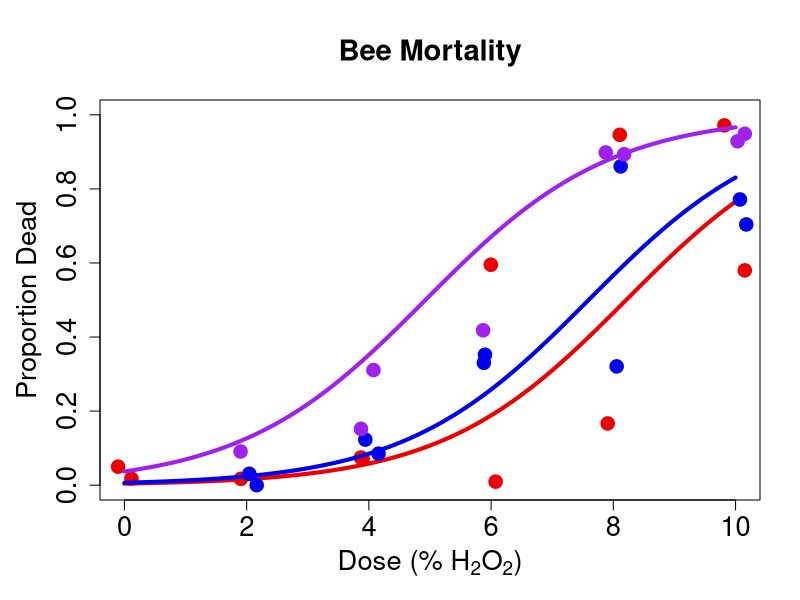
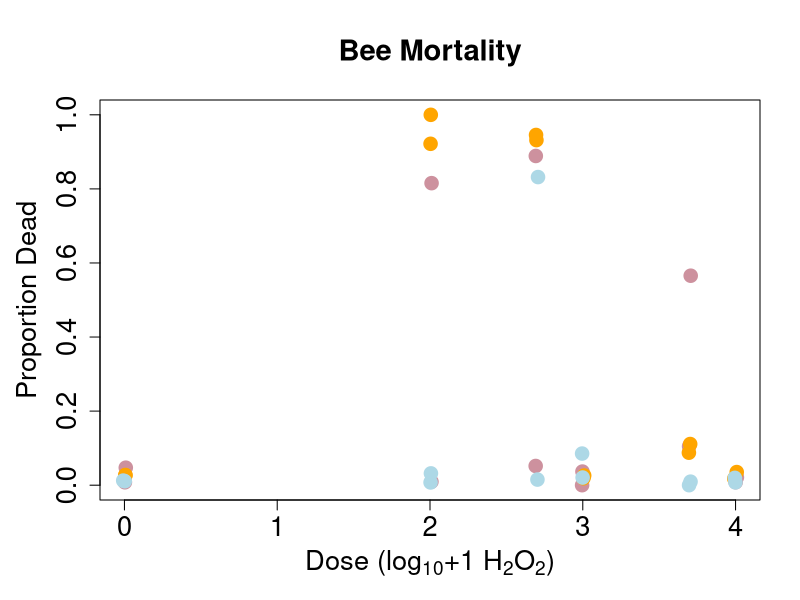
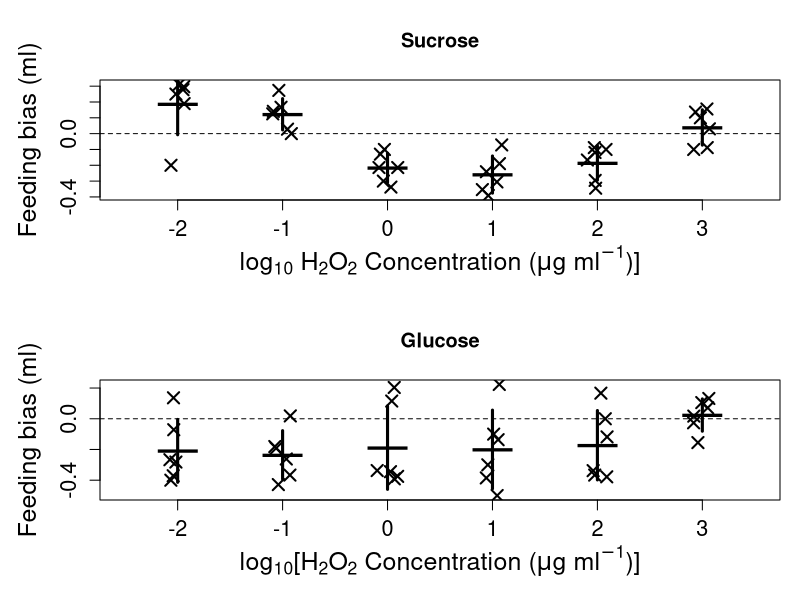
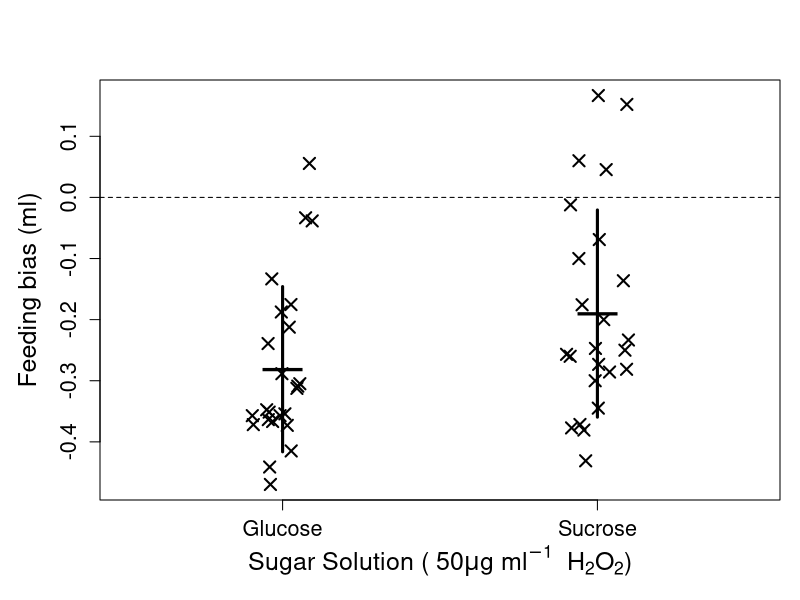
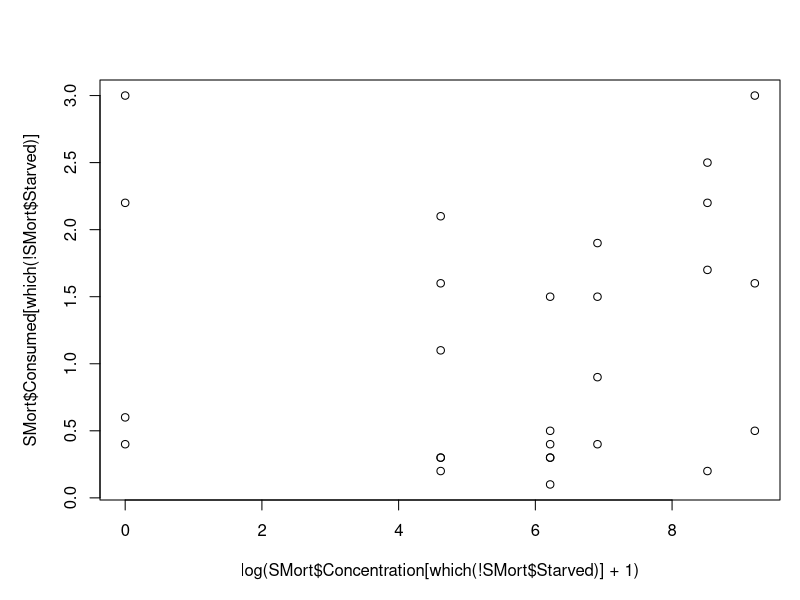
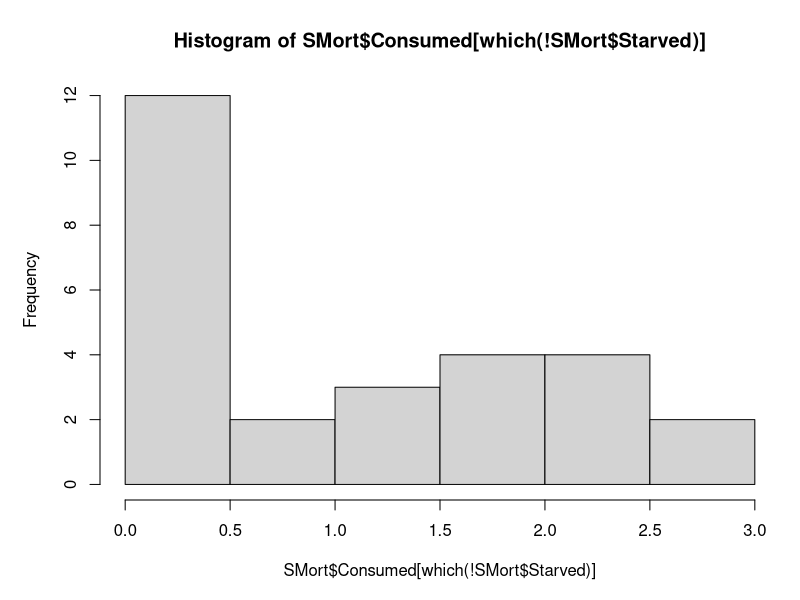

Source code (R) for these figures, in order:
##

# Analysis for Manuscript:

# Contact: lewis.bartlett@uga.edu    https://scholar.google.com/citations?user=PV5ca5UAAAAJ&hl=en

## 

library(afex)

library(emmeans)

## Read in Data Sets

BMort <- read.csv(file = 'BMort.csv',
                  header = TRUE)

SMort <- read.csv(file = 'SMort.csv',
                  header = TRUE)

S50 <- read.csv(file = 'S50.csv',
                header = TRUE)

G50 <- read.csv(file = 'G50.csv',
                header = TRUE)

SLong <- read.csv(file = 'SLong.csv',
                  header = TRUE)

GLong <- read.csv(file = 'GLong.csv',
                  header = TRUE)

###
# Mortality analysis first

# Lower concentrations

SMort$DA <- cbind(SMort$Died, SMort$Alive)

SMort$Cage <- (paste0((1:NROW(SMort)),SMort$Colony))

MortMod <- mixed(DA ~ Concentration + (1|Colony) + (1|Colony:Cage),
                 family = 'binomial',
                 data = SMort,
                 method = 'LRT')

nice(MortMod)

summary(MortMod)

# No strong evidence for any increasing mortality with changing concentration at these lower concentrations


# Higher concentrations 

BMort$DA <- cbind(BMort$Dead, BMort$Alive)

MortModB <- mixed(DA ~ Dose + Starved + (1|Colony) + (1|Colony:Pot),
                  family = 'binomial',
                  data = BMort,
                  method = 'LRT')

nice(MortModB)

summary(MortModB)

# Strong evidence of increasing mortality with increasing concentration at these higher concentrations


## Choice Analysis

# 50ug/l

t.test(G50$RV, mu = 0, alternative = 'two.sided')
t.test(S50$RV, mu = 0, alternative = 'two.sided')

C50Full <- rbind(G50,S50)

CMod50 <- mixed(RV ~ Sugar + (1|Sugar:UCol),
                data = C50Full,
                test_intercept = TRUE)

nice(CMod50)

summary(CMod50)

emmeans(CMod50, specs = 'Sugar')

# Evidence of *avoiding* H202 at this concentration, with effect size  stronger in glucose, but not significantly.


# Concentration-choice

SModLong <- mixed(RV ~ Concentration + (1|UCol),
                  data = SLong,
                  test_intercept = TRUE)
nice(SModLong)

# No good evidence of H202 avoidance in sucrose here

GModLong <- mixed(RV ~ Concentration + (1|UCol),
                  data = GLong,
                  test_intercept = TRUE)
nice(GModLong)

summary(GModLong)

# Mixed evidence of H2O2 avoidance in glucose

CLongFull <- rbind(GLong,SLong)

CModLong <- mixed(RV ~ Concentration*Sugar + (1|Sugar:UCol),
                  data = CLongFull,
                  test_intercept = TRUE)

nice(CModLong)

summary(CModLong)

# Avoidance present, but no difference betwene sugars and a lessening of avoidance at higher concentrations?



#### Graphs

# Main mortality

PMod <- glmer(DA ~ Dose + Starved + (1|Colony),
              family = 'binomial',
              data = BMort)

par(mar = c(5,5,5,2))

BMort$PD <- BMort$Dead/BMort$Total

cols <- c('red2', 'blue2', 'purple')

plot(x=(0:10), 
     y = (0:10)*0.1, 
     type='n', 
     xlab = expression(paste('Dose (% H'[2],'O'[2],')',sep='')), 
     ylab = 'Proportion Dead', 
     main = 'Bee Mortality',
     cex.main = 1.75, cex.lab = 1.635, cex.axis = 1.635)


for(OriginHive in unique(BMort$Colony)){
  
  GV1 <- seq(0,10, length.out = 500)
  
  GV2 <- predict(PMod, 
                 newdata = data.frame(Dose = GV1, 
                                      Starved = FALSE, 
                                      Colony = rep(OriginHive, times = NROW(GV1))
                 ),
                 type = 'response')
  
  points(x = GV1, y = GV2, type = 'l', lwd = 4 ,col = cols[which(unique(BMort$Colony)==OriginHive)], pch = 20, cex=1.75)
  
  points(x = jitter(BMort$Dose[which(BMort$Colony == OriginHive & BMort$Starved == F)], factor = 0.5), 
         y = BMort$PD[which(BMort$Colony == OriginHive & BMort$Starved == F)], 
         type = 'p', lwd = 2 ,
         col = cols[which(unique(BMort$Colony)==OriginHive)], 
         pch = 20, cex=2.5)
  
}


## Supplemental mortality

par(mar = c(5,5,5,2))

SMort$PD <- SMort$Died/SMort$Total

cols <- c('pink3', 'orange1', 'lightblue')

plot(x=log10(10^(((0:8)/2))), 
     y = (0:8)*0.125, 
     type='n', 
     xlab = expression(paste('Dose (log'[10],'+1 H'[2],'O'[2],')',sep='')), 
     ylab = 'Proportion Dead', 
     main = 'Bee Mortality',
     cex.main = 1.75, cex.lab = 1.635, cex.axis = 1.635)


for(OriginHive in unique(SMort$Colony)){
  
  points(x = jitter(log10(SMort$Concentration[which(SMort$Colony == OriginHive)]+1), factor = 0.15), 
         y = SMort$PD[which(SMort$Colony == OriginHive)], 
         type = 'p', lwd = 2 ,
         col = cols[which(unique(SMort$Colony)==OriginHive)], 
         pch = 20, cex=2.5)
  
}


# Choice graphs

# long choice

SLong$LConc <- log10(SLong$Concentration)
GLong$LConc <- log10(GLong$Concentration)

par(mfrow = c(2,1),
    mar = c(5,5,4,1))

BP.SLONG <- boxplot(SLong$RV ~ SLong$LConc, 
                    main = 'Sucrose', 
                    xlab = expression(paste('log'[10],' H'[2],'O'[2],' Concentration (',mu,'g ',ml^-1,')]',sep='')),
                    ylab = 'Feeding bias (ml)', 
                    border = 'transparent', cex.axis = 1.3, cex.lab = 1.5, outline = FALSE, lwd = 1.2,
                    boxlty = 0, whisklty = 0, staplelty = 0, boxwex = 0)

stripchart(SLong$RV ~ SLong$LConc,
           #col = sapply(PlotCols, Transpa, percent = 65),
           vertical = T, add = T, pch = 4, cex = 1.5, 
           method = 'jitter', lwd = 2)

PlotAg <- aggregate(SLong$RV ~ SLong$LConc, FUN = mean)
stripchart(PlotAg[,2] ~ PlotAg[,1],
           #col = sapply(PlotCols, Transpa, percent = 0),
           vertical = T, add = T, pch = 95, cex = 4, lwd = 2)

se <- function(x) sqrt(var(x)/length(x))
PAGSE <-  aggregate(SLong$RV ~ SLong$LConc, FUN = sd)
PAGSE$Lower <- PlotAg$`SLong$RV` - PAGSE$`SLong$RV`
PAGSE$Upper <- PlotAg$`SLong$RV` + PAGSE$`SLong$RV`

for(J in 1:6){
  
  segments(x0 = J, x1 = J, y0 = PAGSE$Lower[J], y1 = PAGSE$Upper[J],
           #col = PlotCols[J],
           lwd = 3)
  
}

abline(a = 0, b = 0, lty = 2)


BP.GLONG <- boxplot(GLong$RV ~ GLong$LConc, 
                    main = 'Glucose', 
                    xlab = expression(paste('log'[10],'[H'[2],'O'[2],' Concentration (',mu,'g ',ml^-1,')]',sep='')),
                    ylab = 'Feeding bias (ml)', 
                    border = 'transparent', cex.axis = 1.3, cex.lab = 1.5, outline = FALSE, lwd = 1.2,
                    boxlty = 0, whisklty = 0, staplelty = 0, boxwex = 0)

stripchart(GLong$RV ~ GLong$LConc,
           #col = sapply(PlotCols, Transpa, percent = 65),
           vertical = T, add = T, pch = 4, cex = 1.5, 
           method = 'jitter', lwd = 2)

PlotAg <- aggregate(GLong$RV ~ GLong$LConc, FUN = mean)
stripchart(PlotAg[,2] ~ PlotAg[,1],
           #col = sapply(PlotCols, Transpa, percent = 0),
           vertical = T, add = T, pch = 95, cex = 4, lwd = 2)

se <- function(x) sqrt(var(x)/length(x))
PAGSE <-  aggregate(GLong$RV ~ GLong$LConc, FUN = sd)
PAGSE$Lower <- PlotAg$`GLong$RV` - PAGSE$`GLong$RV`
PAGSE$Upper <- PlotAg$`GLong$RV` + PAGSE$`GLong$RV`

for(J in 1:6){
  
  segments(x0 = J, x1 = J, y0 = PAGSE$Lower[J], y1 = PAGSE$Upper[J],
           #col = PlotCols[J],
           lwd = 3)
  
}
abline(a = 0, b = 0, lty = 2)


# 50

par(mfrow = c(1,1))

BP.50 <- boxplot(C50Full$RV ~ C50Full$Sugar, 
                    main = NA, 
                    xlab = expression(paste('Sugar Solution ( 50',mu,'g ',ml^-1,'  H'[2],'O'[2],')',sep='')),
                    ylab = 'Feeding bias (ml)', 
                    border = 'transparent', cex.axis = 1.3, cex.lab = 1.5, outline = FALSE, lwd = 1.2,
                    boxlty = 0, whisklty = 0, staplelty = 0, boxwex = 0)

stripchart(C50Full$RV ~ C50Full$Sugar,
           #col = sapply(PlotCols, Transpa, percent = 65),
           vertical = T, add = T, pch = 4, cex = 1.5, 
           method = 'jitter', lwd = 2)

PlotAg <- aggregate(C50Full$RV ~ C50Full$Sugar, FUN = mean)
stripchart(PlotAg[,2] ~ PlotAg[,1],
           #col = sapply(PlotCols, Transpa, percent = 0),
           vertical = T, add = T, pch = 95, cex = 4, lwd = 2)

se <- function(x) sqrt(var(x)/length(x))
PAGSE <-  aggregate(C50Full$RV ~ C50Full$Sugar, FUN = sd)
PAGSE$Lower <- PlotAg$`C50Full$RV` - PAGSE$`C50Full$RV`
PAGSE$Upper <- PlotAg$`C50Full$RV` + PAGSE$`C50Full$RV`

for(J in 1:2){
  
  segments(x0 = J, x1 = J, y0 = PAGSE$Lower[J], y1 = PAGSE$Upper[J],
           #col = PlotCols[J],
           lwd = 3)
  
}
abline(a = 0, b = 0, lty = 2)



# Review Recommendation (constructive, appreciated)
# Check if consumption in no-choice is determined by concentrations
# Only really meaningful with the SMort data where mortality didn't change across concentrations

plot(SMort$Consumed[which(!SMort$Starved)]~log(SMort$Concentration[which(!SMort$Starved)]+1))

#think it's obvious but check anyway

hist(SMort$Consumed[which(!SMort$Starved)])

#declining ti pursue any stats as it's an odd measure (not ad libitum)
